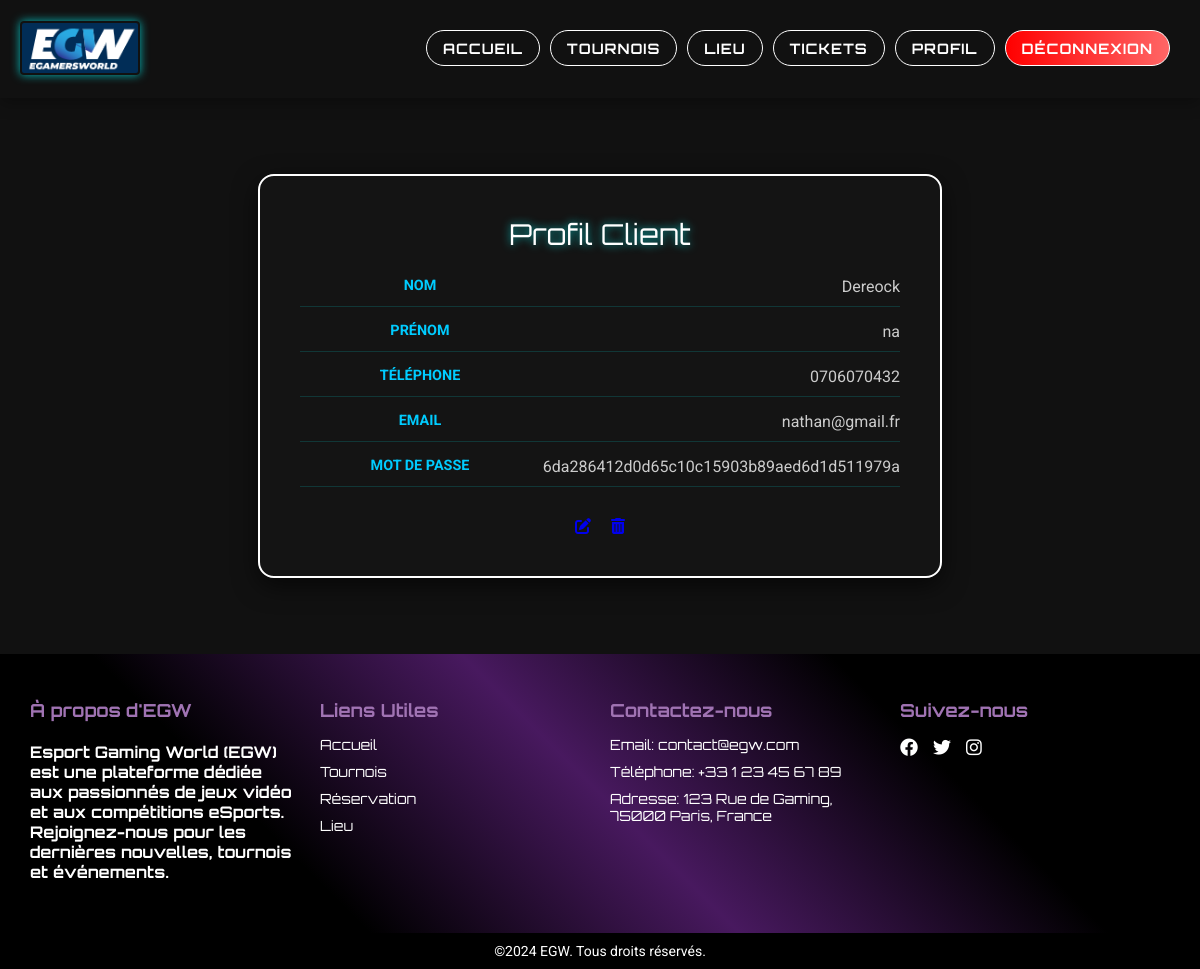
/index.php?page=profil (signed in), run on the app's committed database.
### tables this page shows
CREATE TABLE IF NOT EXISTS `Client` (
  `idClient` int(11) NOT NULL AUTO_INCREMENT,
  `nom` varchar(50) NOT NULL,
  `prenom` varchar(50) NOT NULL,
  `numeroTel` varchar(50) NOT NULL,
  `email` varchar(50) NOT NULL,
  `mdp` varchar(255) NOT NULL,
  `role` enum('admin','client','boss') NOT NULL,
  PRIMARY KEY (`idClient`),
  UNIQUE KEY `email` (`email`)
);

### controller/utilisateur/utilisateurController.php (called while the page is built, shortened)
<?php
include(__DIR__ . '/../../bdd/bdd.php');
include(__DIR__ . '/../../model/utilisateurModel.php');
    class UtilisateurController{
        private $unUtilisateurModel;
        public function __construct($bdd){
            $this->unUtilisateurModel = new Utilisateur($bdd);
        }
        public function selectClientById($idClient){
            return $this->unUtilisateurModel->selectClientById($idClient);
        }
    }
?>

### model/utilisateurModel.php (called while the page is built, shortened)
<?php
    class Utilisateur{
        private $bdd;
    function __construct($bdd){
        $this->bdd = $bdd;
        }
        public function selectClientById($idClient){
            $requete = "select * from client where idClient = :idClient";
            $select = $this->bdd->prepare($requete);
            $select->bindValue(':idClient', $idClient);
            $select->execute();
            $leClient = $select->fetch();
            return $leClient;
        }
    }
?>

### view/commun/profil.php (the view, shortened to what this page needs)
<!DOCTYPE html>
<html lang="fr">
<head>
</head>
<body>
<?php
if (!empty($selectClientById)) {
?>
<center>
<div class="profile-card">
    <div class="profile-header">Profil Client</div>
    <div class="profile-info">
        <div class="profile-row">
            <div class="profile-label">Nom</div>
            <div class="profile-value"><?= htmlspecialchars($selectClientById['nom']) ?></div>
        </div>
        <div class="profile-row">
            <div class="profile-label">Prénom</div>
            <div class="profile-value"><?= htmlspecialchars($selectClientById['prenom']) ?></div>
        </div>
        <div class="profile-row">
            <div class="profile-label">Téléphone</div>
            <div class="profile-value"><?= htmlspecialchars($selectClientById['numeroTel']) ?></div>
        </div>
        <div class="profile-row">
            <div class="profile-label">Email</div>
            <div class="profile-value"><?= htmlspecialchars($selectClientById['email']) ?></div>
        </div>
        <div class="profile-row">
            <div class="profile-label">Mot de Passe</div>
            <div class="profile-value"><?= htmlspecialchars($selectClientById['mdp']) ?></div>
        </div>
    </div>
    <div class="profile-actions">
        <a href="index.php?page=9&action=edit&idClient=<?= $selectClientById['idClient'] ?>"><i class="fa-solid fa-pen-to-square"></i></a>
        <a href="index.php?page=9&action=sup&idClient=<?= $selectClientById['idClient'] ?>"><i class="fa-solid fa-trash-alt"></i></a>
    </div>
</div>
<br><br><br><br>
<?php
} else {
    echo "<div style='text-align:center; color:red; font-family:Orbitron,sans-serif; padding:50px;'>Aucun client trouvé.</div>";
}
?>
</center>
</body>
</html>

### view/commun/header.php (style rules this page uses)
html, body { height: 100%; display: flex; flex-direction: column; }
body { background-color: #0d0d0d; font-family: 'Orbitron', sans-serif; }

### view/commun/profil.php (style rules this page uses)
body { background-color: #111; margin: 0; padding: 0; font-family: 'Roboto', sans-serif; }
.profile-card { background: rgba(20, 20, 20, 0.85); padding: 40px; border-radius: 16px; max-width: 600px; box-shadow: 0 8px 25px rgba(0, 0, 0, 0.6); position: relative; border: 2px solid white; color: #ccc; overflow: hidden; transition: transform 0.3s ease, box-shadow 0.3s ease; }
.profile-card::before { content: ''; position: absolute; top: -2px; left: -2px; right: -2px; bottom: -2px; z-index: -1; border-radius: 18px; background-size: 400%; animation: borderAnimation 5s linear infinite; }
.profile-header { font-family: 'Orbitron', sans-serif; color:rgb(255, 255, 255); font-size: 1.8rem; text-align: center; margin-bottom: 25px; text-shadow: 0 0 8px rgba(0, 255, 255, 0.7); }
.profile-info { display: flex; flex-direction: column; gap: 15px; }
.profile-row { display: flex; justify-content: space-between; border-bottom: 1px solid rgba(0, 255, 255, 0.15); padding-bottom: 10px; }
.profile-label { font-weight: 700; color: #00ccff; text-transform: uppercase; font-size: 0.9rem; width: 40%; }
.profile-value { font-size: 1rem; text-align: right; width: 60%; }
.profile-actions { margin-top: 30px; display: flex; justify-content: center; gap: 20px; }

### data on the page
client: nom "Dereock", prenom "na", numeroTel "0706070432", email "nathan@gmail.fr", mdp "6da286412d0d65c10c15903b89aed6d1d511979a"
